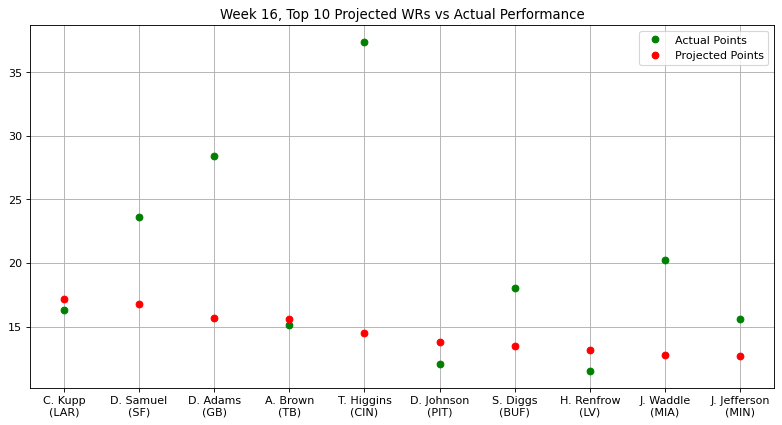

This figure's Python source:
"""
Stats provided by NFL Fantasy
Week 16, Top 10 Projected WRs vs Actual Performance
"""

import matplotlib.pyplot as plt
import numpy as np
from matplotlib.pyplot import figure
figure(figsize=(12, 6), dpi=80)

actual_points = np.array([16.30,23.60,28.40,15.10,37.40,12.10,18.00,11.50,20.20,15.60])
proj_points = np.array([17.17,16.75,15.68,15.63,14.46,13.80,13.48,13.13,12.77,12.66])
players = np.array(["C. Kupp\n(LAR)","D. Samuel\n(SF)","D. Adams\n(GB)","A. Brown\n(TB)",
                    "T. Higgins\n(CIN)","D. Johnson\n(PIT)","S. Diggs\n(BUF)","H. Renfrow\n(LV)",
                    "J. Waddle\n(MIA)","J. Jefferson\n(MIN)"])

plt.plot(players, actual_points, 'o', c = 'g', label = 'Actual Points', ms = 6)
plt.plot(proj_points, 'o', c = 'r', label = 'Projected Points', ms = 6)
plt.title("Week 16, Top 10 Projected WRs vs Actual Performance")
plt.legend()
plt.grid()
plt.show()
